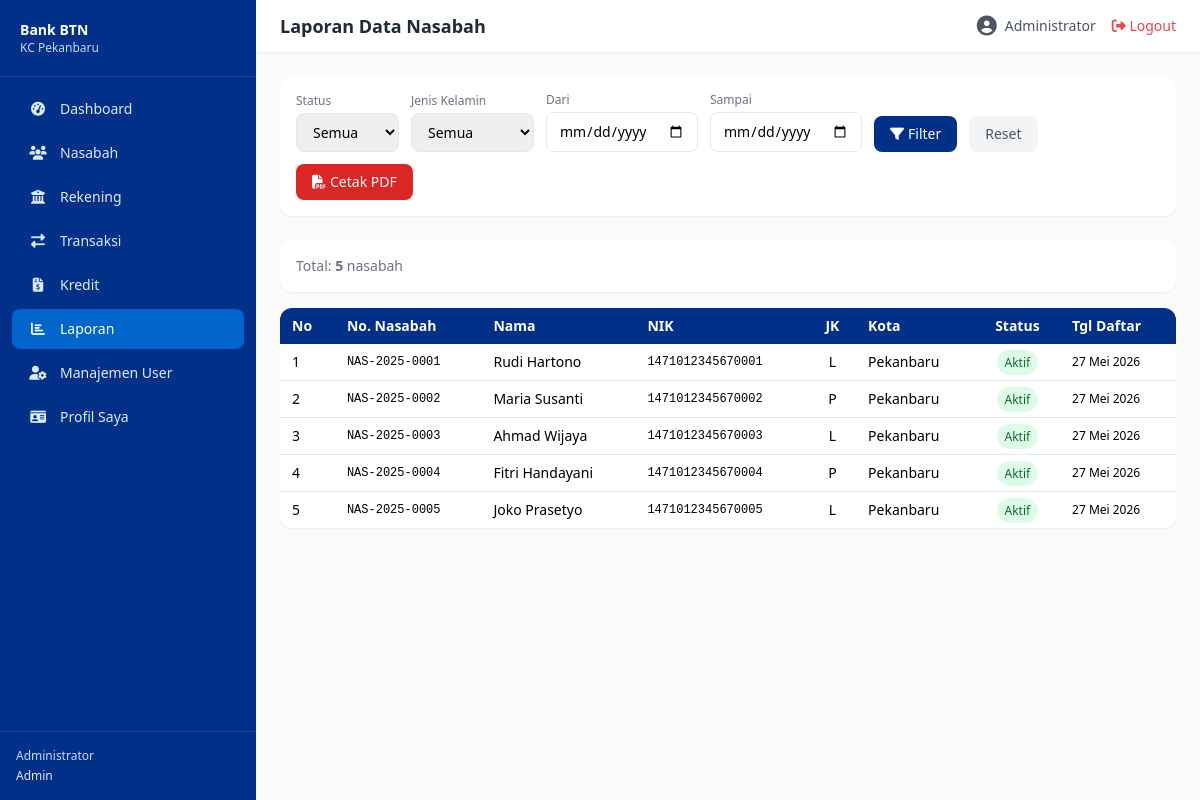
Screenshot of /public/laporan/nasabah (signed in) with the database file from the repository.
### tables this page shows
CREATE TABLE nasabah (
    id BIGINT UNSIGNED AUTO_INCREMENT PRIMARY KEY,
    no_nasabah VARCHAR(20) NOT NULL UNIQUE,
    nik VARCHAR(16) NOT NULL UNIQUE,
    nama_lengkap VARCHAR(255) NOT NULL,
    tempat_lahir VARCHAR(100) NULL,
    tanggal_lahir DATE NOT NULL,
    jenis_kelamin ENUM('L','P') NOT NULL,
    agama VARCHAR(20) NULL,
    status_perkawinan ENUM('lajang','menikah','cerai') DEFAULT 'lajang',
    pekerjaan VARCHAR(100) NULL,
    penghasilan_bulanan DECIMAL(15,2) NULL,
    no_telepon VARCHAR(20) NOT NULL,
    email VARCHAR(255) NULL,
    alamat TEXT NOT NULL,
    rt_rw VARCHAR(10) NULL,
    kelurahan VARCHAR(100) NULL,
    kecamatan VARCHAR(100) NULL,
    kota_kabupaten VARCHAR(100) NOT NULL,
    provinsi VARCHAR(100) NOT NULL,
    kode_pos VARCHAR(10) NULL,
    no_ktp_path VARCHAR(500) NULL,
    status ENUM('aktif','nonaktif','blacklist') NOT NULL DEFAULT 'aktif',
    created_by BIGINT UNSIGNED NULL,
    updated_by BIGINT UNSIGNED NULL,
    created_at TIMESTAMP DEFAULT CURRENT_TIMESTAMP,
    updated_at TIMESTAMP DEFAULT CURRENT_TIMESTAMP ON UPDATE CURRENT_TIMESTAMP,
    deleted_at TIMESTAMP NULL,
    FOREIGN KEY (created_by) REFERENCES users(id) ON DELETE SET NULL,
    FOREIGN KEY (updated_by) REFERENCES users(id) ON DELETE SET NULL,
    INDEX idx_nik (nik),
    INDEX idx_nama (nama_lengkap),
    INDEX idx_status (status)
);

### core/Controller.php (called while the page is built, shortened)
<?php
class Controller {
    protected function view(string $view, array $data = []): void {
        extract($data);
        $viewFile = '../app/views/' . str_replace('.', '/', $view) . '.php';
        require_once $viewFile;
    }
    protected function get(string $key, $default = null) {
        return isset($_GET[$key]) ? trim($_GET[$key]) : $default;
    }
}

### app/controllers/LaporanController.php (called while the page is built, shortened)
<?php
class LaporanController extends Controller {
    public function nasabah(): void {
        $filter = [
            'status' => $this->get('status', ''),
            'jenis_kelamin' => $this->get('jenis_kelamin', ''),
            'tanggal_dari' => $this->get('tanggal_dari', ''),
            'tanggal_sampai' => $this->get('tanggal_sampai', ''),
        ];
        $db = Database::getInstance()->getConnection();
        $where = ['deleted_at IS NULL'];
        $params = [];
        $whereStr = implode(' AND ', $where);
        $stmt = $db->prepare("SELECT * FROM nasabah WHERE $whereStr ORDER BY created_at DESC");
        $stmt->execute($params);
        $data = $stmt->fetchAll(PDO::FETCH_ASSOC);
        $this->view('laporan.nasabah', [
            'title' => 'Laporan Data Nasabah',
            'data' => $data,
            'filter' => $filter,
        ]);
    }
}

### core/App.php (called while the page is built, shortened)
<?php
class App {
    protected $method = 'index';
    public function __construct() {
        $url = $this->parseUrl();
        $controllerMap = [
            'auth'       => 'AuthController',
            'dashboard'  => 'DashboardController',
            'nasabah'    => 'NasabahController',
            'rekening'   => 'RekeningController',
            'transaksi'  => 'TransaksiController',
            'kredit'     => 'KreditController',
            'laporan'    => 'LaporanController',
            'users'      => 'UserController',
            'profile'    => 'ProfileController',
        ];
        if ($url && isset($controllerMap[$url[0]])) {
            $ctrlClass = $controllerMap[$url[0]];
            $ctrlFile = '../app/controllers/' . $ctrlClass . '.php';
            if (file_exists($ctrlFile)) {
                unset($url[0]);
            }
        } else if ($url && !isset($controllerMap[$url[0]])) {
            $ctrlFile = '../app/controllers/DashboardController.php';
            if (file_exists($ctrlFile)) {
                require_once $ctrlFile;
            }
        } else {
            $ctrlFile = '../app/controllers/DashboardController.php';
            if (file_exists($ctrlFile)) {
                require_once $ctrlFile;
            }
        }
        $ctrl = new $this->controller;
        if (isset($url[1]) && method_exists($ctrl, $url[1])) {
            $this->method = $url[1];
            unset($url[1]);
        }
        $this->params = $url ? array_values($url) : [];
        call_user_func_array([$ctrl, $this->method], $this->params);
    }
    protected function parseUrl(): array {
        if (isset($_GET['url'])) {
            return explode('/', filter_var(rtrim($_GET['url'], '/'), FILTER_SANITIZE_URL));
        }
        return [];
    }
}

### public/index.php (called while the page is built, shortened)
<?php
require_once __DIR__ . '/../core/Controller.php';
require_once __DIR__ . '/../core/App.php';
require_once __DIR__ . '/../app/helpers/Helper.php';
require_once __DIR__ . '/../app/models/Nasabah.php';
require_once __DIR__ . '/../app/controllers/LaporanController.php';
$app = new App();

### app/views/laporan/nasabah.php (the view, shortened to what this page needs)
<?php require_once '../app/views/layouts/header.php'; ?>
<div class="bg-white rounded-xl shadow-sm p-4 mb-6">
    <form method="GET" action="<?= BASE_URL ?>/laporan/nasabah" class="flex flex-wrap gap-3 items-end">
        <div><label class="block text-xs text-gray-500 mb-1">Status</label><select name="status" class="px-3 py-2 border rounded-lg text-sm outline-none"><option value="">Semua</option></select></div>
        <div><label class="block text-xs text-gray-500 mb-1">Jenis Kelamin</label><select name="jenis_kelamin" class="px-3 py-2 border rounded-lg text-sm outline-none"><option value="">Semua</option></select></div>
        <div><label class="block text-xs text-gray-500 mb-1">Dari</label><input type="date" name="tanggal_dari" value="<?= $filter['tanggal_dari'] ?>" class="px-3 py-2 border rounded-lg text-sm outline-none"></div>
        <div><label class="block text-xs text-gray-500 mb-1">Sampai</label><input type="date" name="tanggal_sampai" value="<?= $filter['tanggal_sampai'] ?>" class="px-3 py-2 border rounded-lg text-sm outline-none"></div>
        <button type="submit" class="px-4 py-2 bg-btn-primary text-white rounded-lg text-sm"><i class="fas fa-filter mr-1"></i>Filter</button>
        <a href="<?= BASE_URL ?>/laporan/nasabah" class="px-4 py-2 bg-gray-100 text-gray-600 rounded-lg text-sm">Reset</a>
        <a href="<?= BASE_URL ?>/laporan/cetakNasabah?<?= http_build_query($filter) ?>" target="_blank" class="px-4 py-2 bg-red-600 text-white rounded-lg text-sm"><i class="fas fa-file-pdf mr-1"></i>Cetak PDF</a>
    </form>
</div>
<div class="bg-white rounded-xl shadow-sm p-4 mb-4">
    <p class="text-sm text-gray-500">Total: <strong><?= count($data) ?></strong> nasabah</p>
</div>
<div class="bg-white rounded-xl shadow-sm overflow-hidden">
    <table class="w-full text-sm">
        <thead class="bg-btn-primary text-white"><tr><th class="px-3 py-2 text-left">No</th><th class="px-3 py-2 text-left">No. Nasabah</th><th class="px-3 py-2 text-left">Nama</th><th class="px-3 py-2 text-left">NIK</th><th class="px-3 py-2">JK</th><th class="px-3 py-2 text-left">Kota</th><th class="px-3 py-2">Status</th><th class="px-3 py-2 text-left">Tgl Daftar</th></tr></thead>
        <tbody class="divide-y">
            <?php foreach($data as $i => $d): ?>
            <tr class="hover:bg-gray-50">
                <td class="px-3 py-2"><?= $i+1 ?></td>
                <td class="px-3 py-2 font-mono text-xs"><?= $d['no_nasabah'] ?></td>
                <td class="px-3 py-2"><?= htmlspecialchars($d['nama_lengkap']) ?></td>
                <td class="px-3 py-2 font-mono text-xs"><?= $d['nik'] ?></td>
                <td class="px-3 py-2 text-center"><?= $d['jenis_kelamin'] ?></td>
                <td class="px-3 py-2"><?= $d['kota_kabupaten'] ?></td>
                <td class="px-3 py-2 text-center"><?= Helper::getStatusBadge($d['status']) ?></td>
                <td class="px-3 py-2 text-xs"><?= Helper::formatTanggal($d['created_at']) ?></td>
            </tr>
            <?php endforeach; ?>
        </tbody>
    </table>
</div>
<?php require_once '../app/views/layouts/footer.php'; ?>

### app/helpers/Helper.php (shortened to what this page needs)
<?php
class Helper {
    public static function formatTanggal(?string $date): string {
        $months = ['Jan','Feb','Mar','Apr','Mei','Jun','Jul','Agu','Sep','Okt','Nov','Des'];
        $ts = strtotime($date);
        return date('d', $ts) . ' ' . $months[(int)date('m', $ts) - 1] . ' ' . date('Y', $ts);
    }
    public static function getStatusBadge(string $status): string {
        $colors = [
            'aktif' => 'bg-green-100 text-green-800',
            'nonaktif' => 'bg-gray-100 text-gray-800',
            'blacklist' => 'bg-red-100 text-red-800',
            'beku' => 'bg-yellow-100 text-yellow-800',
            'tutup' => 'bg-red-100 text-red-800',
            'sukses' => 'bg-green-100 text-green-800',
            'batal' => 'bg-red-100 text-red-800',
            'pending' => 'bg-yellow-100 text-yellow-800',
            'lancar' => 'bg-green-100 text-green-800',
            'perhatian_khusus' => 'bg-yellow-100 text-yellow-800',
            'kurang_lancar' => 'bg-orange-100 text-orange-800',
            'diragukan' => 'bg-red-100 text-red-700',
            'macet' => 'bg-red-100 text-red-800',
            'lunas' => 'bg-blue-100 text-blue-800',
            'belum_bayar' => 'bg-yellow-100 text-yellow-800',
            'terlambat' => 'bg-red-100 text-red-800',
        ];
        $class = $colors[$status] ?? 'bg-gray-100 text-gray-800';
        $label = ucfirst(str_replace('_', ' ', $status));
        return "<span class=\"px-2 py-1 rounded-full text-xs font-medium {$class}\">{$label}</span>";
    }
}

### rows the page displays
nasabah: no_nasabah "NAS-2025-0001", nama_lengkap "Rudi Hartono", nik "1471012345670001", jenis_kelamin "L", kota_kabupaten "Pekanbaru", status "Aktif", created_at "27 Mei 2026"
nasabah: no_nasabah "NAS-2025-0002", nama_lengkap "Maria Susanti", nik "1471012345670002", jenis_kelamin "P", kota_kabupaten "Pekanbaru", status "Aktif", created_at "27 Mei 2026"
nasabah: no_nasabah "NAS-2025-0003", nama_lengkap "Ahmad Wijaya", nik "1471012345670003", jenis_kelamin "L", kota_kabupaten "Pekanbaru", status "Aktif", created_at "27 Mei 2026"
nasabah: no_nasabah "NAS-2025-0004", nama_lengkap "Fitri Handayani", nik "1471012345670004", jenis_kelamin "P", kota_kabupaten "Pekanbaru", status "Aktif", created_at "27 Mei 2026"
nasabah: no_nasabah "NAS-2025-0005", nama_lengkap "Joko Prasetyo", nik "1471012345670005", jenis_kelamin "L", kota_kabupaten "Pekanbaru", status "Aktif", created_at "27 Mei 2026"

### other values shown
$menu['label'] "Dashboard"
$menu['label'] "Nasabah"
$menu['label'] "Rekening"
$menu['label'] "Transaksi"
$menu['label'] "Kredit"
$menu['label'] "Laporan"
$menu['label'] "Manajemen User"
$menu['label'] "Profil Saya"
Auth::user()['nama'] "Administrator"
Auth::role() "Admin"
$title "Laporan Data Nasabah"
count($data) "5"
